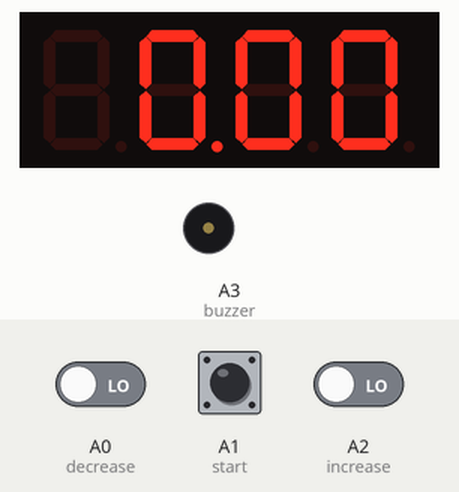
This sketch was run on a simulated Arduino Uno, built with avr-gcc and run on an emulated ATmega328P. Parts: 4-digit seven-segment display, buzzer (waves = sounding, pin HIGH). The inputs (shaded band) are chosen by the test bench; at power-on: A1 (start) LOW, A0 (decrease) LOW, A2 (increase) LOW. EEPROM starts erased; what the sketch prints to the serial monitor is not drawn.

Above: at 1.2 s.
1.3 s: A1 (start) pulled HIGH for 0.15 s
4.4 s: A0 (decrease) driven HIGH
At 5.3 s:
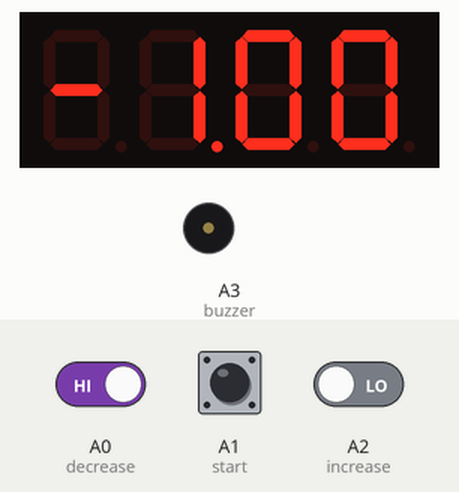
5.9 s: A0 (decrease) driven LOW
8.9 s: A1 (start) pulled HIGH for 3.2 s
15.1 s: A2 (increase) driven HIGH
At 16.4 s:
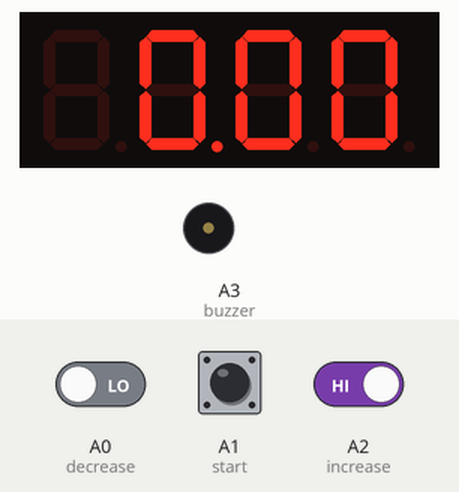
Timing chart, 0 to 17.6 s (numbered marks = the images above; inputs shaded):
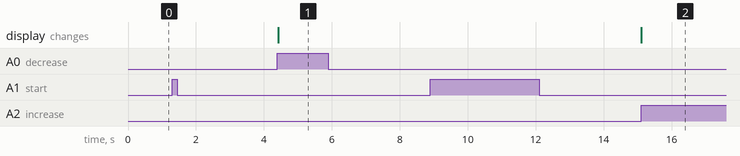

The sketch:

Timer_Alarm_Countdown.ino
```cpp
#include "SevSeg.h"
#include <Time.h>
#include <TimeLib.h>
#include <TimeAlarms.h>
#include <Wire.h>
#include <EEPROM.h>
int buzzer=A3;
const int increase = A2;
const int decrease = A0;
const int start = A1;
int i = 0;
int m = 0;
int s = 0;
int flag = 0;
int savealarm = 10;
int alert;
boolean set = false;
SevSeg sevseg; //Instantiate a seven segment controller object

void setup() {
  byte numDigits = 4;
  byte digitPins[] = {2, 3, 4, 5};
  byte segmentPins[] = {6, 7, 8, 9, 10, 11, 12, 13};
  bool resistorsOnSegments = false; // 'false' means resistors are on digit pins
  byte hardwareConfig = COMMON_CATHODE; // See README.md for options
  bool updateWithDelays = false; // Default. Recommended
  bool leadingZeros = false; // Use 'true' if you'd like to keep the leading zeros
  sevseg.begin(hardwareConfig, numDigits, digitPins, segmentPins, resistorsOnSegments, updateWithDelays, leadingZeros);
  sevseg.setBrightness(90);
  pinMode(buzzer,OUTPUT);
  pinMode(increase, INPUT);
  pinMode(decrease, INPUT);
  pinMode(start, INPUT);
  Serial.begin(57600);
}

void loop() {
  int time;
  time = m * 100;
  time += s;
  if (digitalRead(increase) == HIGH && flag == 0 && set == true){
    m = m+1;
    sevseg.setNumber(time,2);
    sevseg.refreshDisplay(); // Must run repeatedly
    flag = 1;
    EEPROM.write(savealarm,m);
  } else if (digitalRead(increase) == LOW && flag == 1){
    sevseg.setNumber(time,2);
    sevseg.refreshDisplay(); // Must run repeatedly
    flag = 0;
   } else if (digitalRead(decrease) == HIGH && flag == 0 && set == true){
      m = m-1;
      sevseg.setNumber(time,2);
      sevseg.refreshDisplay(); // Must run repeatedly
      flag = 2;
      EEPROM.write(savealarm,m);
  } else if (digitalRead(decrease) == LOW && flag == 2){
      sevseg.setNumber(time,2);
      sevseg.refreshDisplay(); // Must run repeatedly
      flag = 0;
  }
  else if (digitalRead(start) == HIGH && flag == 0){
    int masa;
    setTime(0,m,s,1,1,17); // set time to Saturday 8:29:00am Jan 1 2017
//    masa = minute()*100;
//    masa += second();
    sevseg.setNumber(time,2);
    sevseg.refreshDisplay(); // Must run repeatedly
    flag = 0;
    set = !set;
  }
  else if (digitalRead(start) == LOW && flag == 0 && set == true){
    alert = (EEPROM.read(savealarm))*100;
    Serial.print(alert);
    sevseg.setNumber(alert,2);
    sevseg.refreshDisplay(); // Must run repeatedly
  }
  else if (digitalRead(start) == LOW && flag == 0 && set == false){
    countup();
  }
  sevseg.setNumber(time,2);
  sevseg.refreshDisplay(); // Must run repeatedly
}


int masa=0;
void countdown()
{

  masa = second();        //countdown for second
  if((masa%100)%60==0){
    masa = masa +100 - 60;
  }
  alert =(EEPROM.read(savealarm))*100;
    if (masa%alert==0 && i>=0){
    alarm(3); //how many times alarm will be ringing
    flag = 0;
    }
  sevseg.setNumber(masa,2);
  sevseg.refreshDisplay(); // Must run repeatedly
}

void countup()
{
  static unsigned long timer = millis()*10;
  static int deciSeconds = 0;

  if (millis()*10 >= timer) {
    deciSeconds++; // 100 milliSeconds is equal to 1 deciSecond
    timer += 1000;
    alert =(EEPROM.read(savealarm))*100;
    Serial.print(alert);
    if (deciSeconds == 10000) { // Reset to 0 after counting for 1000 seconds.
      deciSeconds=0;
    }
    else if (deciSeconds%alert == 0  && i>=0){
    alarm(3); //how many times alarm will be ringing
    flag = 0;
    }
    sevseg.setNumber(deciSeconds, 2);
  }

  sevseg.refreshDisplay(); // Must run repeatedly
}

void alarm(int z)
{
  while (i<z){
  digitalWrite(buzzer,HIGH);
  delay(100);
  digitalWrite(buzzer,LOW);
  delay(100);
  digitalWrite(buzzer,HIGH);
  delay(100);
  digitalWrite(buzzer,LOW);
  delay(1000);
  i=i+1;
  }
  i=0;
}
```

Measured:
- after the input at 1.3 s, every drawn part: stays the same
- after the input at 4.4 s, the display: changes at once (image 1)
- after the input at 5.9 s, every drawn part: stays the same
- after the input at 8.9 s, every drawn part: stays the same
- after the input at 15.1 s, the display: changes at once (image 2)
